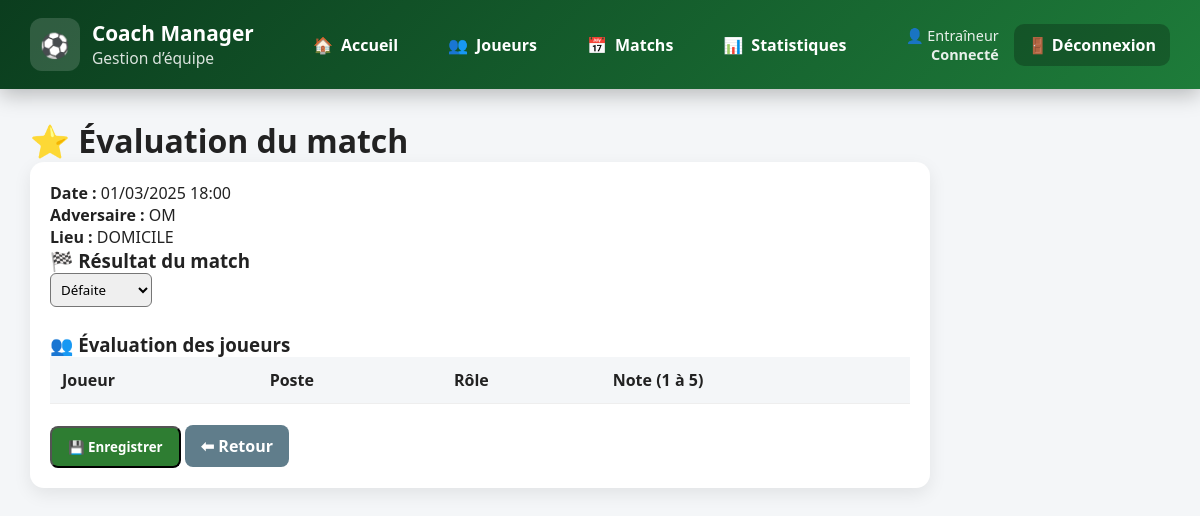
Page /feuille_match/evaluation.php?id_match=3 (signed in) on the earlier database version.
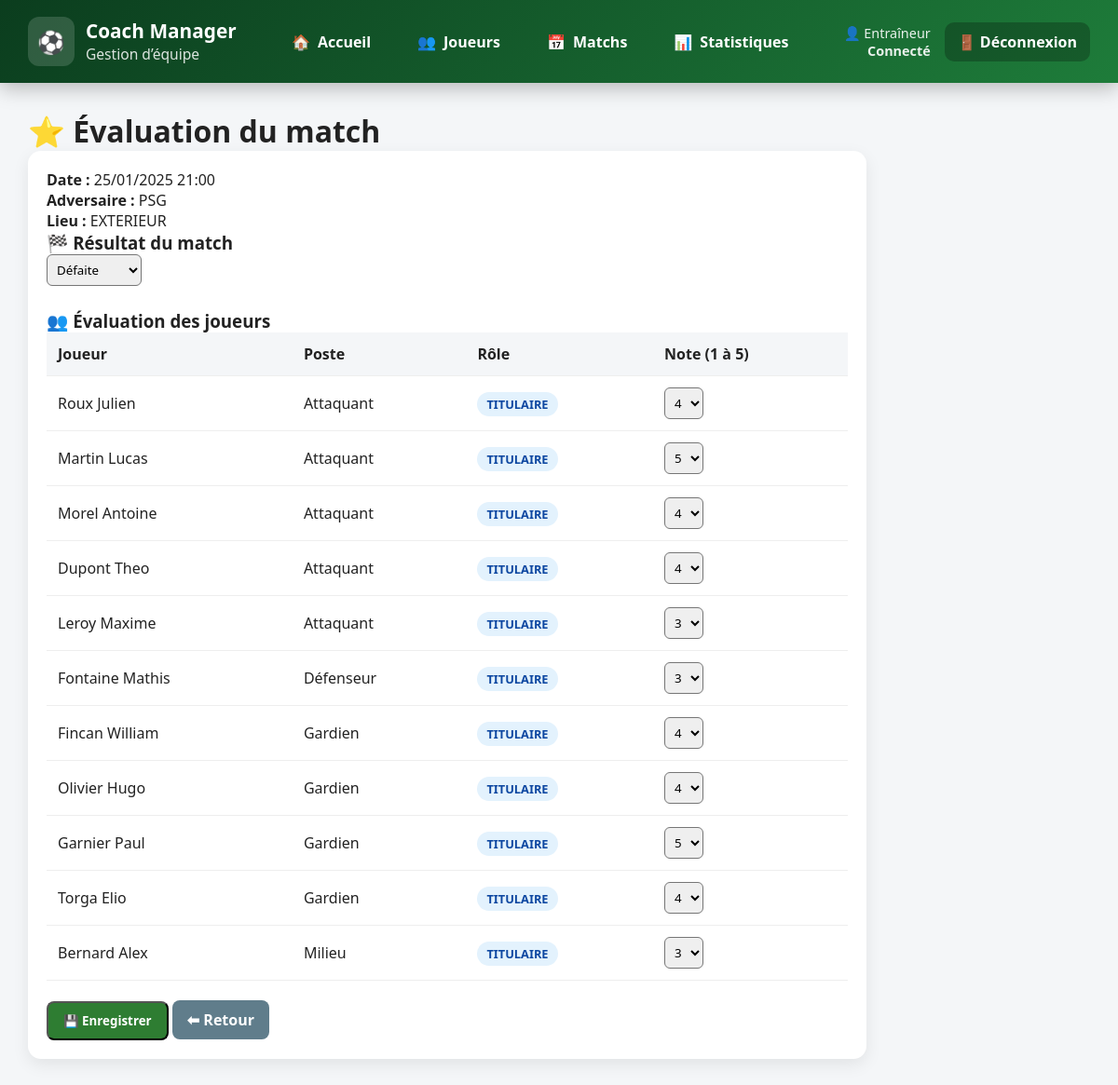
Same page on the later database version.
### tables this page shows
CREATE TABLE matchs (
    id_match INT AUTO_INCREMENT PRIMARY KEY,
    date_heure DATETIME NOT NULL,
    adversaire VARCHAR(100) NOT NULL,
    lieu ENUM('DOMICILE','EXTERIEUR') NOT NULL,
    score_equipe INT,
    score_adverse INT,
    resultat ENUM('VICTOIRE','DEFAITE','NUL'),
    etat ENUM('A_PREPARER','PREPARE','JOUE') DEFAULT 'A_PREPARER'
);

CREATE TABLE participation (
    id_match INT NOT NULL,
    id_joueur INT NOT NULL,
    id_poste INT NOT NULL,
    role ENUM('TITULAIRE','REMPLACANT') NOT NULL,
    evaluation TINYINT,
    PRIMARY KEY (id_match, id_joueur),
    FOREIGN KEY (id_match) REFERENCES matchs(id_match) ON DELETE CASCADE,
    FOREIGN KEY (id_joueur) REFERENCES joueur(id_joueur) ON DELETE CASCADE,
    FOREIGN KEY (id_poste) REFERENCES poste(id_poste)
);

CREATE TABLE joueur (
    id_joueur INT AUTO_INCREMENT PRIMARY KEY,
    nom VARCHAR(50) NOT NULL,
    prenom VARCHAR(50) NOT NULL,
    num_licence VARCHAR(20) UNIQUE NOT NULL,
    date_naissance DATE,
    taille_cm INT,
    poids_kg DECIMAL(5,2),
    id_statut INT NOT NULL,
    FOREIGN KEY (id_statut) REFERENCES statut(id_statut)
);

CREATE TABLE poste (
    id_poste INT AUTO_INCREMENT PRIMARY KEY,
    code VARCHAR(10) UNIQUE NOT NULL,
    libelle VARCHAR(50) NOT NULL
);

### feuille_match/evaluation.php (the view, shortened to what this page needs)
<?php
require_once "../includes/config.php";
$id_match = (int) $_GET["id_match"];
$stmt = $gestion_sportive->prepare("
    SELECT date_heure, adversaire, lieu, resultat
    FROM matchs
    WHERE id_match = ?
");
$stmt->execute([$id_match]);
$match = $stmt->fetch(PDO::FETCH_ASSOC);
$stmt = $gestion_sportive->prepare("
    SELECT
        p.id_joueur,
        p.role,
        p.evaluation,
        j.nom,
        j.prenom,
        po.libelle AS poste
    FROM participation p
    JOIN joueur j ON j.id_joueur = p.id_joueur
    LEFT JOIN poste po ON po.id_poste = p.id_poste
    WHERE p.id_match = ?
    ORDER BY p.role DESC, po.libelle
");
$stmt->execute([$id_match]);
$participants = $stmt->fetchAll(PDO::FETCH_ASSOC);
include "../includes/header.php";
?>
<h1>⭐ Évaluation du match</h1>
<div class="card">
<p>
    <strong>Date :</strong> <?= date("d/m/Y H:i", strtotime($match["date_heure"])) ?><br>
    <strong>Adversaire :</strong> <?= htmlspecialchars($match["adversaire"]) ?><br>
    <strong>Lieu :</strong> <?= htmlspecialchars($match["lieu"]) ?>
</p>
<form method="post">
    <h3>🏁 Résultat du match</h3>
    <select name="resultat" required>
        <option value="DEFAITE" <?= $match["resultat"] === "DEFAITE" ? "selected" : "" ?>>Défaite</option>
    </select>
    <h3 style="margin-top:25px;">👥 Évaluation des joueurs</h3>
    <table>
        <tr>
            <th>Joueur</th>
            <th>Poste</th>
            <th>Rôle</th>
            <th>Note (1 à 5)</th>
        </tr>
        <?php foreach ($participants as $p): ?>
        <tr>
            <td><?= htmlspecialchars($p["nom"] . " " . $p["prenom"]) ?></td>
            <td><?= htmlspecialchars($p["poste"]) ?></td>
            <td>
                <span class="badge <?= $p["role"] === "TITULAIRE" ? "badge-titulaire" : "badge-remplacant" ?>">
                    <?= $p["role"] ?>
                </span>
            </td>
            <td>
                <select name="evaluation[<?= $p["id_joueur"] ?>]">
                    <?php for ($i = 1; $i <= 5; $i++): ?>
                        <option value="<?= $i ?>" <?= $p["evaluation"] == $i ? "selected" : "" ?>>
                            <?= $i ?>
                        </option>
                    <?php endfor; ?>
                </select>
            </td>
        </tr>
        <?php endforeach; ?>
    </table>
    <br>
    <button type="submit" class="btn btn-green">💾 Enregistrer</button>
    <a href="../matchs/liste_matchs.php" class="btn btn-grey">⬅ Retour</a>
</form>
</div>
<?php include "../includes/footer.php"; ?>

### includes/header.php (shortened to what this page needs)
<!DOCTYPE html>
<html lang="fr">
<head>
</head>
<body>
<header>
    <div class="logo">
        <div class="logo-icon">⚽</div>
        <div class="logo-text">
            Coach Manager<br>
            <span>Gestion d’équipe</span>
        </div>
    </div>
    <nav>
        <a href="/Projet_PHP/index.php">
            🏠 <span>Accueil</span>
        </a>
        <a href="/Projet_PHP/joueurs/liste_joueurs.php">
            👥 <span>Joueurs</span>
        </a>
        <a href="/Projet_PHP/matchs/liste_matchs.php">
            📅 <span>Matchs</span>
        </a>
        <a href="/Projet_PHP/stats/stats_equipe.php">
            📊 <span>Statistiques</span>
        </a>
    </nav>
    <div class="profile">
        <div class="coach">
            👤 Entraîneur<br>
            <strong>Connecté</strong>
        </div>
        <a href="/Projet_PHP/logout.php" class="logout">
            🚪 Déconnexion
        </a>
    </div>
</header>
<main>

### includes/footer.php
</body>
</html>

### includes/header.php (style rules this page uses)
* { box-sizing: border-box; margin: 0; padding: 0; font-family: "Segoe UI", Roboto, Arial, sans-serif; }
body { background-color: #f4f6f8; color: #222; }
a { text-decoration: none; color: inherit; }
header { background: linear-gradient(135deg, #0b3d1e, #1e7c3a); padding: 18px 30px; display: flex; align-items: center; justify-content: space-between; box-shadow: 0 6px 20px rgba(0,0,0,0.25); position: sticky; top: 0; z-index: 1000; }
.logo { display: flex; align-items: center; gap: 12px; color: #fff; }
.logo-icon { background: rgba(255,255,255,0.15); padding: 10px; border-radius: 12px; font-size: 1.5em; }
.logo-text { font-size: 1.3em; font-weight: bold; line-height: 1.1; }
.logo-text span { font-size: 0.75em; font-weight: normal; opacity: 0.85; }
nav { display: flex; gap: 18px; align-items: center; }
nav a { color: #fff; padding: 10px 16px; border-radius: 12px; font-weight: 600; display: flex; align-items: center; gap: 8px; transition: background 0.2s, transform 0.2s; }
.profile { display: flex; align-items: center; gap: 15px; color: #fff; }
.profile .coach { text-align: right; font-size: 0.9em; opacity: 0.9; }
.logout { background: rgba(0,0,0,0.25); padding: 10px 14px; border-radius: 10px; font-weight: bold; transition: background 0.2s; }
main { padding: 30px; }

### feuille_match/evaluation.php (style rules this page uses)
.card { background: #fff; padding: 20px; border-radius: 14px; box-shadow: 0 6px 18px rgba(0,0,0,0.08); max-width: 900px; }
table { width: 100%; border-collapse: collapse; }
th, td { padding: 12px; border-bottom: 1px solid #eee; }
th { background: #f4f6f8; text-align: left; }
select { padding: 6px; border-radius: 6px; }
.btn { padding: 10px 16px; border-radius: 8px; text-decoration: none; font-weight: bold; }
.btn-green { background: #2e7d32; color: #fff; }
.btn-grey { background: #607d8b; color: #fff; }
.badge { padding: 4px 10px; border-radius: 20px; font-size: 0.8em; font-weight: bold; }
.badge-titulaire { background: #e3f2fd; color: #0d47a1; }

Differences in the rows shown:
changed matchs "Défaite": date_heure "01/03/2025 18:00" → "25/01/2025 21:00"; adversaire "OM" → "PSG"; lieu "DOMICILE" → "EXTERIEUR"
added participation: id_joueur.prenom "Roux Julien", id_poste.libelle "Attaquant", role "TITULAIRE", evaluation+id_joueur "4"
added participation: id_joueur.prenom "Martin Lucas", id_poste.libelle "Attaquant", role "TITULAIRE", evaluation+id_joueur "5"
added participation: id_joueur.prenom "Morel Antoine", id_poste.libelle "Attaquant", role "TITULAIRE", evaluation+id_joueur "4"
added participation: id_joueur.prenom "Dupont Theo", id_poste.libelle "Attaquant", role "TITULAIRE", evaluation+id_joueur "4"
added participation: id_joueur.prenom "Leroy Maxime", id_poste.libelle "Attaquant", role "TITULAIRE", evaluation+id_joueur "3"
added participation: id_joueur.prenom "Fontaine Mathis", id_poste.libelle "Défenseur", role "TITULAIRE", evaluation+id_joueur "3"
added participation: id_joueur.prenom "Fincan William", id_poste.libelle "Gardien", role "TITULAIRE", evaluation+id_joueur "4"
added participation: id_joueur.prenom "Olivier Hugo", id_poste.libelle "Gardien", role "TITULAIRE", evaluation+id_joueur "4"
added participation: id_joueur.prenom "Garnier Paul", id_poste.libelle "Gardien", role "TITULAIRE", evaluation+id_joueur "5"
added participation: id_joueur.prenom "Torga Elio", id_poste.libelle "Gardien", role "TITULAIRE", evaluation+id_joueur "4"
added participation: id_joueur.prenom "Bernard Alex", id_poste.libelle "Milieu", role "TITULAIRE", evaluation+id_joueur "3"
